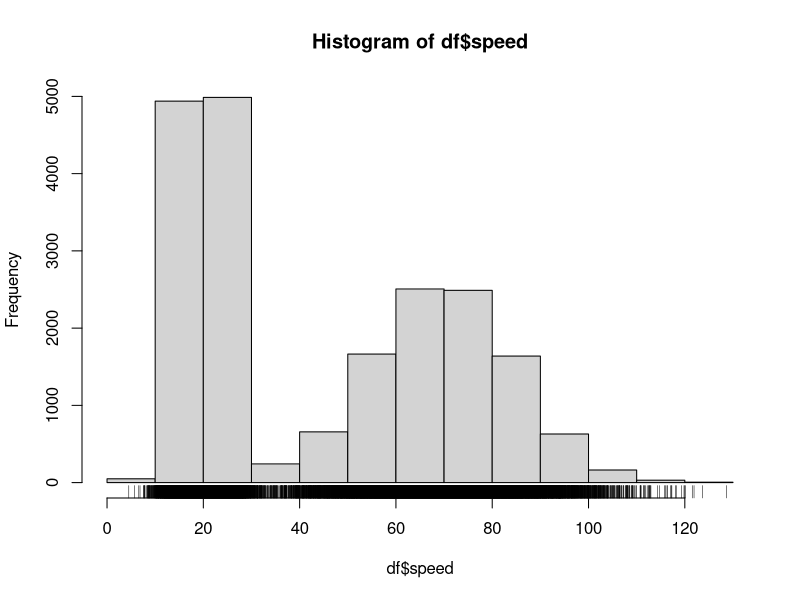
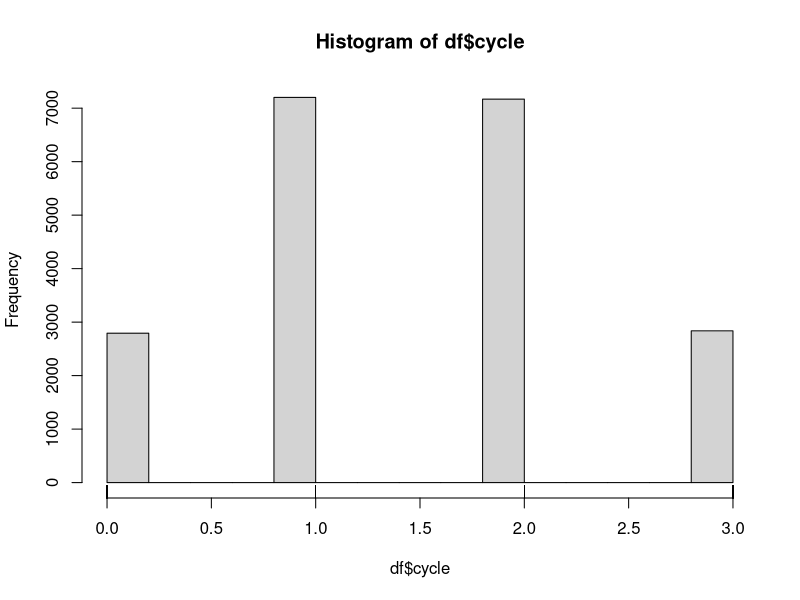
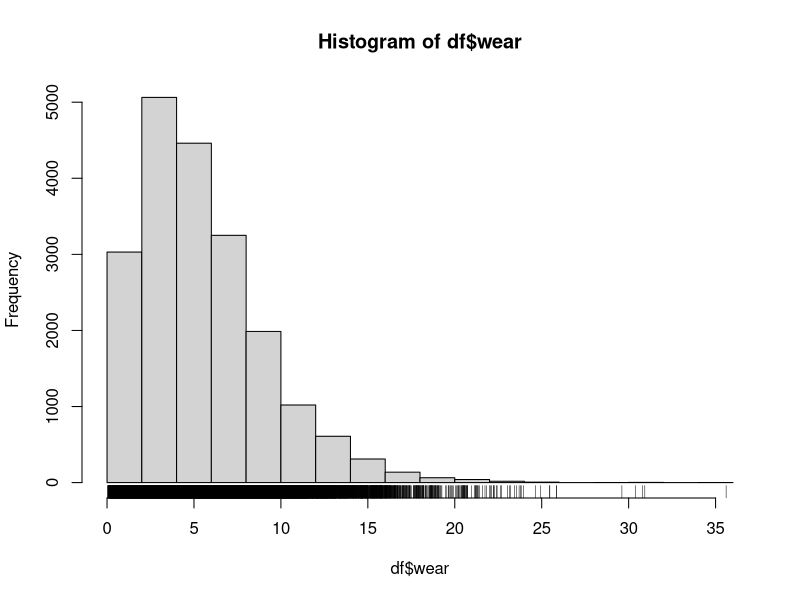

Recreate these plots in R, in order. (Note: this script raises an error after producing the figures.)
## ---- chunk 1
if (!require("Hmisc")){
        install.packages("Hmisc")
}

if (!require("xtable")){
        install.packages("table")
}
## ---- chunk 2
#Set variables to use
nbr = 10000 ##Number of observations for each group
sampsize = 20 #Size of samples
nbrsamples = 5000 #how many samples
withreplace = 1 #With replacement 0 or 1

##Create the data attributes

##Speed
s1<- rnorm(nbr,70,15)
s2<- rep(NA,nbr)
s3<- rnorm(nbr,20,4)
speed<-c(s1,s2,s3)
rm(s1,s2,s3)

##Cycles
c1<- rbinom(nbr,3,.6)
c2<- rbinom(nbr,3,.4)
c3<- rep(NA,nbr)
cycle<-c(c1,c2,c3)
rm(c1,c2,c3)

##Wear
w1<- rep(NA,nbr)
w2<- rchisq(nbr,4)
w3<- rchisq(nbr,7)
wear<-c(w1,w2,w3)
rm(w1,w2,w3)

##Establish Group Numbers
group<- c(rep(1,nbr),rep(2,nbr),rep(3,nbr))

##Make a dataframe
df <-data.frame(speed=speed, cycle=cycle, wear=wear, group=group)
rm(speed,cycle,wear,group)
## ---- chunk 3
hist(df$speed)
rug(df$speed)
abline(v=mean(df$speed,na.rm=1),col="red")

hist(df$cycle)
rug(df$cycle)
abline(v=mean(df$cycle,na.rm=1),col="red")

hist(df$wear)
rug(df$wear)
abline(v=mean(df$wear,na.rm=1),col="red")
## ---- chunk 4
summary(df)
## ---- chunk 5
maintitle=paste0("Distribution of ",nbrsamples," Sample Means \n from a Sample Size of ", sampsize)

means_speed <- replicate(nbrsamples,mean(sample(df$speed,sampsize,replace=withreplace),na.rm=1))
hist(means_speed, main=maintitle)
rug(means_speed)
abline(v=mean(df$speed,na.rm=1),col="red")

means_cycle <- replicate(nbrsamples,mean(sample(df$cycle,sampsize,replace=withreplace),na.rm=1))
hist(means_cycle, main=maintitle)
rug(means_cycle)
abline(v=mean(df$cycle,na.rm=1),col="red")

means_wear <- replicate(nbrsamples,mean(sample(df$wear,sampsize,replace=withreplace),na.rm=1))
hist(means_wear, main=maintitle)
rug(means_wear)
abline(v=mean(df$wear,na.rm=1),col="red")

summary(means_speed)
summary(means_cycle)
summary(means_wear)
